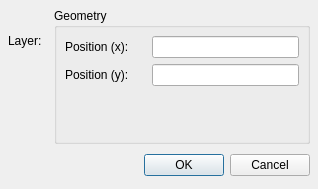
<ui version="4.0" >
 <class>QG_DlgPoint</class>
 <widget class="QDialog" name="QG_DlgPoint" >
  <property name="geometry" >
   <rect>
    <x>0</x>
    <y>0</y>
    <width>318</width>
    <height>189</height>
   </rect>
  </property>
  <property name="windowTitle" >
   <string>Point</string>
  </property>
  <layout class="QVBoxLayout" >
   <property name="spacing" >
    <number>6</number>
   </property>
   <property name="leftMargin" >
    <number>8</number>
   </property>
   <property name="topMargin" >
    <number>8</number>
   </property>
   <property name="rightMargin" >
    <number>8</number>
   </property>
   <property name="bottomMargin" >
    <number>8</number>
   </property>
   <item>
    <layout class="QHBoxLayout" >
     <property name="spacing" >
      <number>6</number>
     </property>
     <property name="leftMargin" >
      <number>0</number>
     </property>
     <property name="topMargin" >
      <number>0</number>
     </property>
     <property name="rightMargin" >
      <number>0</number>
     </property>
     <property name="bottomMargin" >
      <number>0</number>
     </property>
     <item>
      <layout class="QVBoxLayout" >
       <property name="spacing" >
        <number>6</number>
       </property>
       <property name="leftMargin" >
        <number>0</number>
       </property>
       <property name="topMargin" >
        <number>0</number>
       </property>
       <property name="rightMargin" >
        <number>0</number>
       </property>
       <property name="bottomMargin" >
        <number>0</number>
       </property>
       <item>
        <layout class="QHBoxLayout" >
         <property name="spacing" >
          <number>6</number>
         </property>
         <property name="leftMargin" >
          <number>0</number>
         </property>
         <property name="topMargin" >
          <number>0</number>
         </property>
         <property name="rightMargin" >
          <number>0</number>
         </property>
         <property name="bottomMargin" >
          <number>0</number>
         </property>
         <item>
          <widget class="QLabel" name="lLayer" >
           <property name="sizePolicy" >
            <sizepolicy vsizetype="Preferred" hsizetype="Preferred" >
             <horstretch>0</horstretch>
             <verstretch>0</verstretch>
            </sizepolicy>
           </property>
           <property name="text" >
            <string>Layer:</string>
           </property>
          </widget>
         </item>
         <item>
          <widget class="QG_LayerBox" native="1" name="cbLayer" />
         </item>
        </layout>
       </item>
       <item>
        <widget class="QG_WidgetPen" native="1" name="wPen" />
       </item>
      </layout>
     </item>
     <item>
      <widget class="QGroupBox" name="groupBox" >
       <property name="title" >
        <string>Geometry</string>
       </property>
       <layout class="QGridLayout" >
        <property name="leftMargin" >
         <number>8</number>
        </property>
        <property name="topMargin" >
         <number>8</number>
        </property>
        <property name="rightMargin" >
         <number>8</number>
        </property>
        <property name="bottomMargin" >
         <number>8</number>
        </property>
        <property name="horizontalSpacing" >
         <number>6</number>
        </property>
        <property name="verticalSpacing" >
         <number>6</number>
        </property>
        <item row="2" column="1" >
         <spacer>
          <property name="orientation" >
           <enum>Qt::Vertical</enum>
          </property>
          <property name="sizeHint" >
           <size>
            <width>71</width>
            <height>20</height>
           </size>
          </property>
         </spacer>
        </item>
        <item row="2" column="0" >
         <spacer>
          <property name="orientation" >
           <enum>Qt::Vertical</enum>
          </property>
          <property name="sizeHint" >
           <size>
            <width>81</width>
            <height>16</height>
           </size>
          </property>
         </spacer>
        </item>
        <item row="0" column="1" >
         <widget class="QLineEdit" name="lePosX" >
          <property name="minimumSize" >
           <size>
            <width>64</width>
            <height>0</height>
           </size>
          </property>
         </widget>
        </item>
        <item row="1" column="1" >
         <widget class="QLineEdit" name="lePosY" >
          <property name="minimumSize" >
           <size>
            <width>64</width>
            <height>0</height>
           </size>
          </property>
         </widget>
        </item>
        <item row="1" column="0" >
         <widget class="QLabel" name="lPosY" >
          <property name="text" >
           <string>Position (y):</string>
          </property>
         </widget>
        </item>
        <item row="0" column="0" >
         <widget class="QLabel" name="lPosX" >
          <property name="text" >
           <string>Position (x):</string>
          </property>
         </widget>
        </item>
       </layout>
      </widget>
     </item>
    </layout>
   </item>
   <item>
    <layout class="QHBoxLayout" >
     <property name="spacing" >
      <number>6</number>
     </property>
     <property name="leftMargin" >
      <number>0</number>
     </property>
     <property name="topMargin" >
      <number>0</number>
     </property>
     <property name="rightMargin" >
      <number>0</number>
     </property>
     <property name="bottomMargin" >
      <number>0</number>
     </property>
     <item>
      <spacer>
       <property name="orientation" >
        <enum>Qt::Horizontal</enum>
       </property>
       <property name="sizeHint" >
        <size>
         <width>131</width>
         <height>31</height>
        </size>
       </property>
      </spacer>
     </item>
     <item>
      <widget class="QPushButton" name="okButton" >
       <property name="text" >
        <string>OK</string>
       </property>
      </widget>
     </item>
     <item>
      <widget class="QPushButton" name="cancelButton" >
       <property name="text" >
        <string>Cancel</string>
       </property>
      </widget>
     </item>
    </layout>
   </item>
  </layout>
 </widget>
 <customwidgets>
  <customwidget>
   <class>QG_WidgetPen</class>
   <extends></extends>
   <header>qg_widgetpen.h</header>
  </customwidget>
  <customwidget>
   <class>QG_LayerBox</class>
   <extends></extends>
   <header>qg_layerbox.h</header>
  </customwidget>
 </customwidgets>
 <tabstops>
  <tabstop>okButton</tabstop>
  <tabstop>cancelButton</tabstop>
 </tabstops>
 <resources/>
 <connections>
  <connection>
   <sender>okButton</sender>
   <signal>clicked()</signal>
   <receiver>QG_DlgPoint</receiver>
   <slot>accept()</slot>
   <hints>
    <hint type="sourcelabel" >
     <x>278</x>
     <y>253</y>
    </hint>
    <hint type="destinationlabel" >
     <x>96</x>
     <y>254</y>
    </hint>
   </hints>
  </connection>
  <connection>
   <sender>cancelButton</sender>
   <signal>clicked()</signal>
   <receiver>QG_DlgPoint</receiver>
   <slot>reject()</slot>
   <hints>
    <hint type="sourcelabel" >
     <x>369</x>
     <y>253</y>
    </hint>
    <hint type="destinationlabel" >
     <x>179</x>
     <y>282</y>
    </hint>
   </hints>
  </connection>
 </connections>
</ui>
